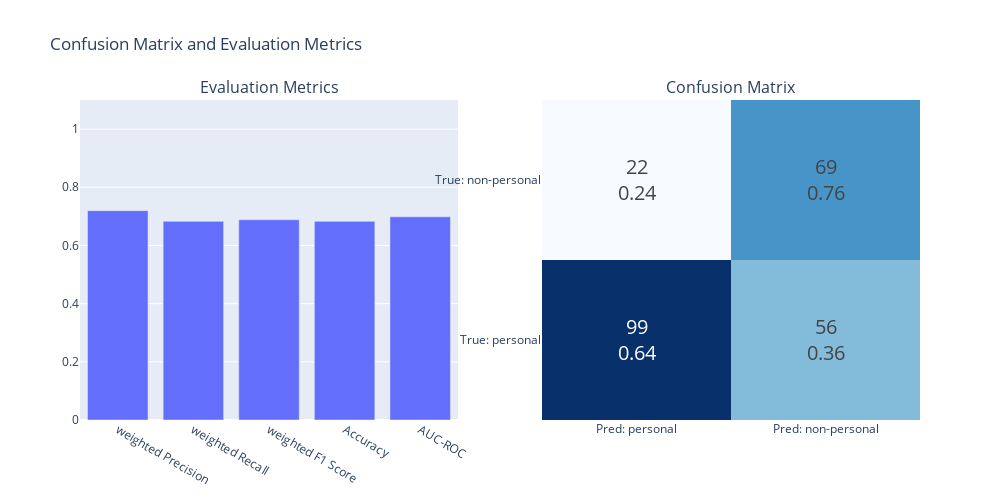

Notebook cell for this chart:
### Code cell
plot_cassed_results(true, predictions)

### Figure 1 — Plotly figure (JSON) as saved in the notebook; plotly's stock layout.template omitted (floating-point values rounded to 4 significant figures)
{"data": [{"showlegend": false, "type": "bar", "x": ["weighted Precision", "weighted Recall", "weighted F1 Score", "Accuracy", "AUC-ROC"], "xaxis": "x", "y": [0.7197, 0.6829, 0.6884, 0.6829, 0.6985], "yaxis": "y"}, {"colorscale": [[0, "rgb(247,251,255)"], [0.125, "rgb(222,235,247)"], [0.25, "rgb(198,219,239)"], [0.375, "rgb(158,202,225)"], [0.5, "rgb(107,174,214)"], [0.625, "rgb(66,146,198)"], [0.75, "rgb(33,113,181)"], [0.875, "rgb(8,81,156)"], [1, "rgb(8,48,107)"]], "showscale": false, "text": [["99<br>0.64", "56<br>0.36"], ["22<br>0.24", "69<br>0.76"]], "textfont": {"size": 20}, "texttemplate": "%{text}", "type": "heatmap", "x": ["Pred: personal", "Pred: non-personal"], "xaxis": "x2", "y": ["True: personal", "True: non-personal"], "yaxis": "y2", "z": [[99, 56], [22, 69]]}], "layout": {"annotations": [{"font": {"size": 16}, "showarrow": false, "text": "Evaluation Metrics", "x": 0.225, "xanchor": "center", "xref": "paper", "y": 1, "yanchor": "bottom", "yref": "paper"}, {"font": {"size": 16}, "showarrow": false, "text": "Confusion Matrix", "x": 0.775, "xanchor": "center", "xref": "paper", "y": 1, "yanchor": "bottom", "yref": "paper"}], "height": 500, "showlegend": false, "title": {"text": "Confusion Matrix and Evaluation Metrics"}, "width": 1000, "xaxis": {"anchor": "y", "domain": [0, 0.45]}, "xaxis2": {"anchor": "y2", "domain": [0.55, 1]}, "yaxis": {"anchor": "x", "domain": [0, 1], "range": [0, 1.1]}, "yaxis2": {"anchor": "x2", "domain": [0, 1]}}}
